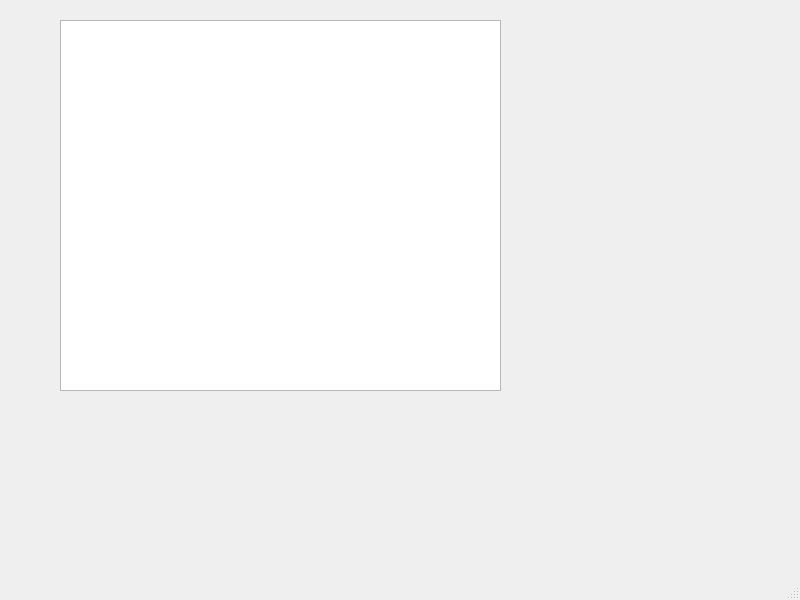
<?xml version="1.0" encoding="UTF-8"?>
<ui version="4.0">
 <class>MainWindow</class>
 <widget class="QMainWindow" name="MainWindow">
  <property name="geometry">
   <rect>
    <x>0</x>
    <y>0</y>
    <width>800</width>
    <height>600</height>
   </rect>
  </property>
  <property name="windowTitle">
   <string>MainWindow</string>
  </property>
  <widget class="QWidget" name="centralwidget">
   <widget class="QGraphicsView" name="graphicsView">
    <property name="geometry">
     <rect>
      <x>60</x>
      <y>20</y>
      <width>441</width>
      <height>371</height>
     </rect>
    </property>
   </widget>
  </widget>
  <widget class="QMenuBar" name="menubar">
   <property name="geometry">
    <rect>
     <x>0</x>
     <y>0</y>
     <width>800</width>
     <height>22</height>
    </rect>
   </property>
  </widget>
  <widget class="QStatusBar" name="statusbar"/>
 </widget>
 <resources/>
 <connections/>
</ui>
